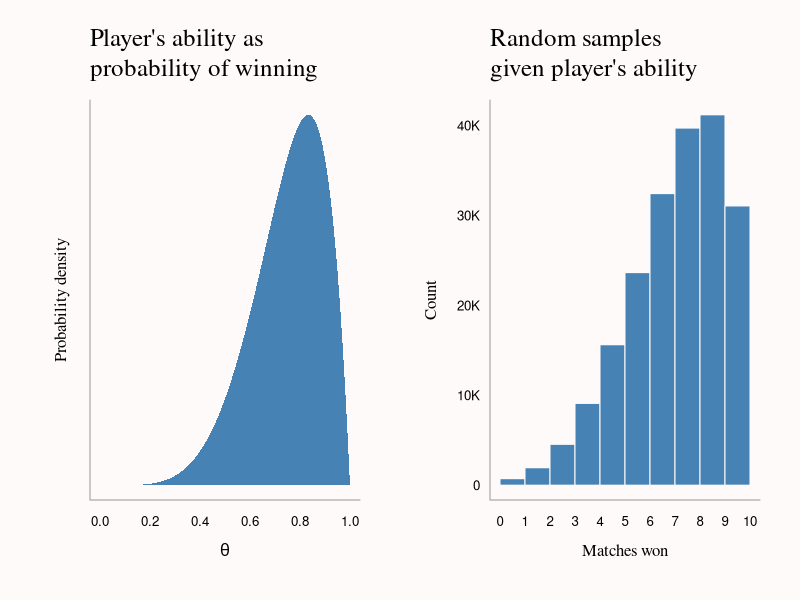
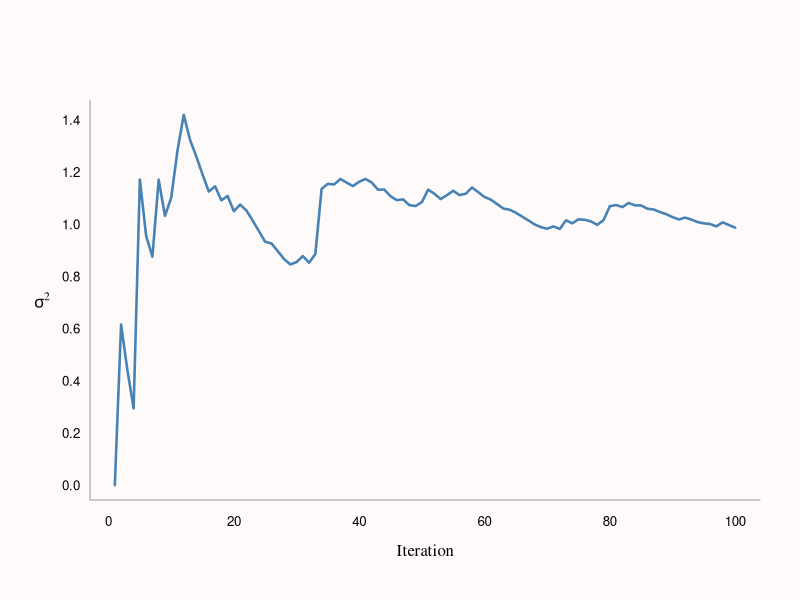
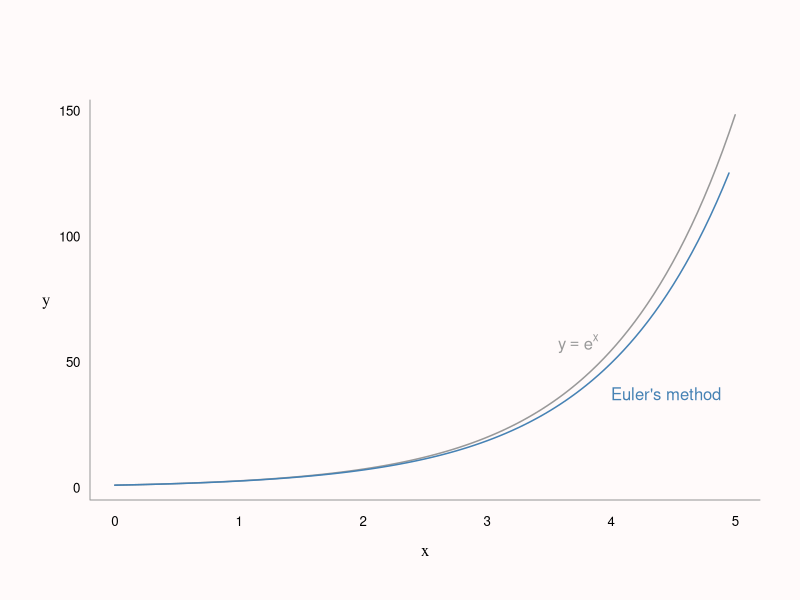
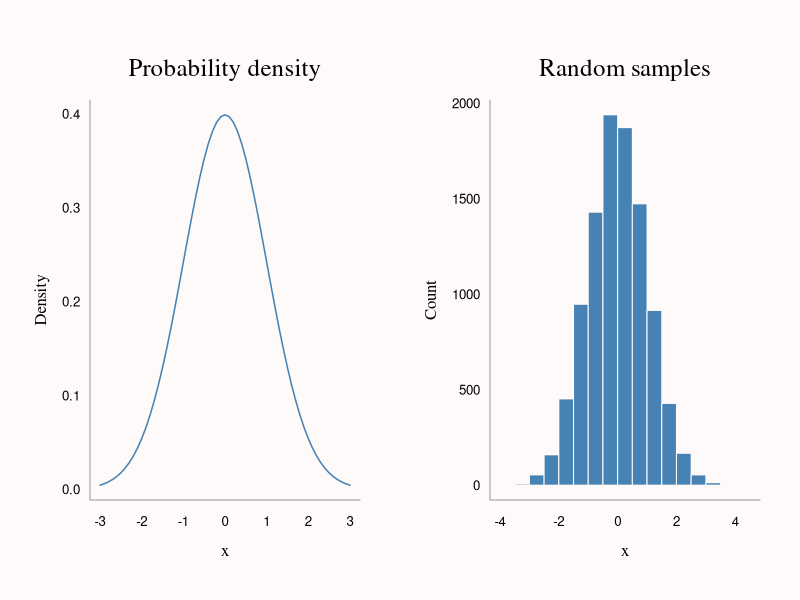
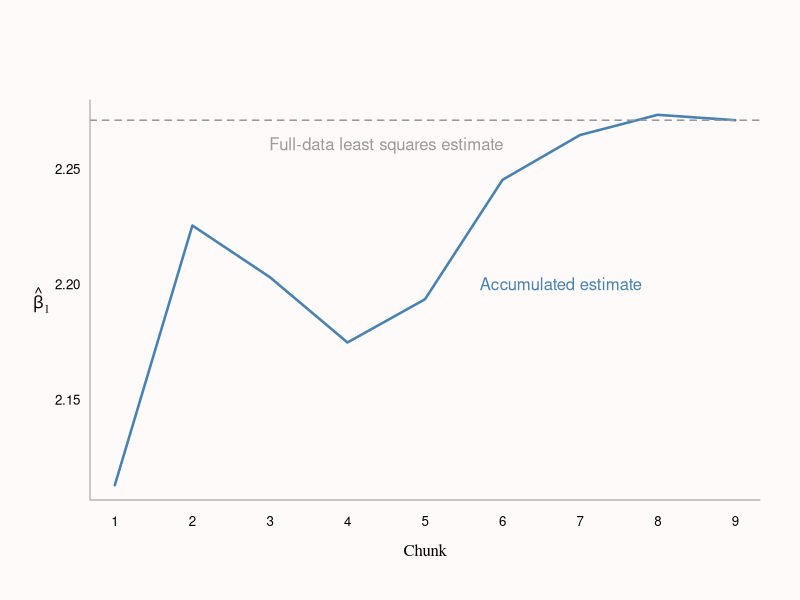
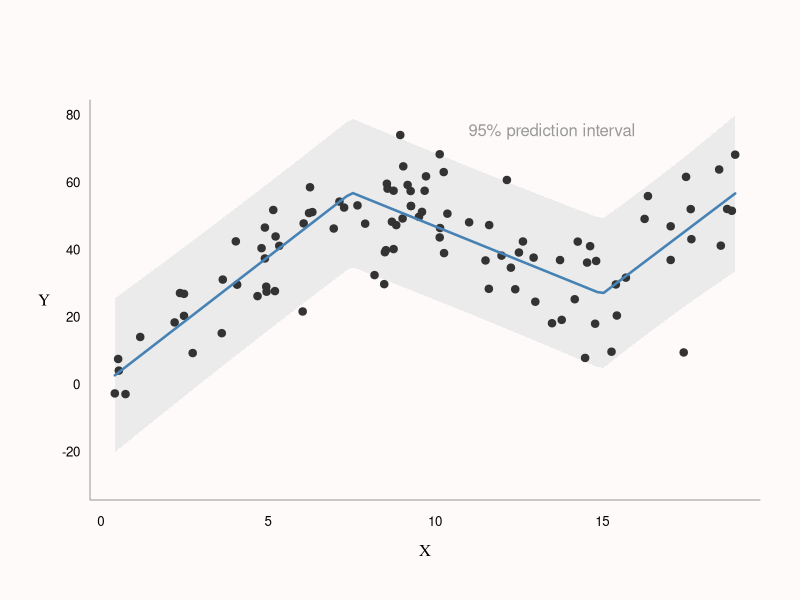
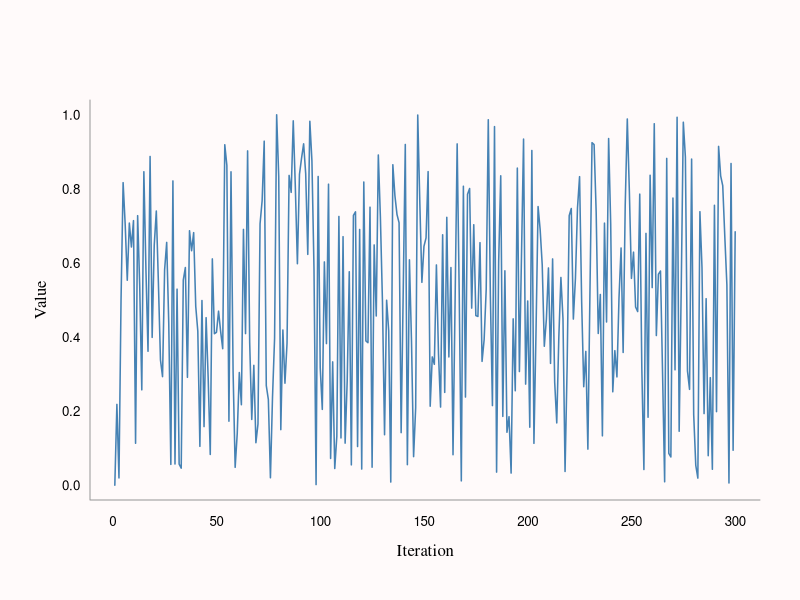

Reproduce these figures in R, in order.
## ---- chunk 1

knitr::opts_chunk$set(echo = TRUE, message=FALSE, warning=FALSE, 
                      fig.align='center', dev = 'svg')
knitr::opts_knit$set(global.par = TRUE)

## ---- chunk 2

library(colorspace)

col_bg <- 'snow'
col_highlight <- 'steelblue'
col_fade <- 'grey60'

par(bg = col_bg, las = 1, bty = 'L',
    mar = c(4.5, 4.5, 4, 2) + 0.1, cex.axis = 0.8)

## ---- chunk 3

y <- c(1, 1, 1, 1, 0, 1)
theta <- seq(0, 1, 0.01)

# Non-informative Beta(1, 1) prior + observed y and (n-y)
a <- 1 + sum(y)
b <- 1 + length(y) - sum(y)

# Calculate and normalize posterior
post <- dbeta(theta, a, b)
post <- post / sum(post)

# Draw random 1,000,000 samples:
n <- 1e6
theta_s <- rbeta(n, a, b) # ...of theta
y_s <- rbinom(n, 10, theta_s) # ...of wins out of 10 matches

## ---- chunk 4

par(mfrow = c(1, 2), mar = c(5, 4.5, 5, 2),
    bg = col_bg)

plot(theta, post, type = 'n', axes = FALSE, 
     xlab = '', ylab = '')
polygon(c(theta, rev(theta)),
        c(post, rep(0, length(theta))),
        col = col_highlight, border = NA)
axis(1, tick = FALSE, line = -0.5)
mtext(expression(theta), 1, line = 2, family = 'serif')
mtext('Probability density', 2, line = 1, family = 'serif', las = 0)
mtext("Player's ability as\nprobability of winning", 3, 
      line = 1, adj = 0, family = 'serif', cex = 1.5)
box(bty = 'L', col = col_fade)

hist(y_s, main = '', xlab = '', ylab = '', col = col_highlight,
     border = col_bg, axes = FALSE, breaks = 0:10)
axis(1, at = 0:10, tick = FALSE, line = -0.5)
axis(2, at = 0:4 * 5e4, labels = c(0, paste0(1:4 * 10, 'K')), 
     tick = FALSE, line = -0.5)
mtext('Matches won', 1, line = 2, family = 'serif')
mtext('Count', 2, line = 2.5, family = 'serif', las = 0)
mtext("Random samples\ngiven player's ability", 3, line = 1, 
      family = 'serif', adj = 0, cex = 1.5)
box(bty = 'L', col = col_fade)
par(mfrow = c(1, 1))

## ---- chunk 5

# Probs. of matches won
ps <- table(y_s) / sum(table(y_s))

# Cumulative probs. of winning at least X matches
cps <- cumsum(rev(ps)) # Have to reverse to count X or fewer

# Expected outcomes for each decision
tab <- cbind(Wins = 10:0,
      `Probability of X wins` = round(as.numeric(rev(ps)), 3), 
      `Probability of X or more wins` = round(as.numeric(cps), 3),
      Payoff = round(cps * (10:0) * 10 - 30, 2))

knitr::kable(tab, row.names = FALSE)

## ---- chunk 6
set.seed(123456)
x <- rnorm(100)
n <- seq_along(x)

cmu <- numeric(100)
cmu[1] <- x[1]
csumsq <- numeric(100)

# Compute cumulative variance (+ mean) via updating
for (i in 2:100) {
  cmu[i] <- (n[i - 1] * cmu[i - 1] + x[i]) / n[i] # Cumulative mean
  csumsq[i] <- csumsq[i - 1] +                    # Cumulative sum of squares
    (x[i] - cmu[i - 1]) * (x[i] - cmu[i])
}

csigma1 <- csumsq / (n - 1)
csigma1[1] <- 0

# Compute cumulative variance the effortful way
csigma2 <- numeric(100)
for (i in 2:100) {
  csigma2[i] <- var(x[1:i])
}

all.equal(csigma1, csigma2)

## ---- chunk 7

par(bg = col_bg)
plot(1:length(csigma1), csigma1, type = 'l', 
     col = col_highlight, lwd = 2.5, axes = FALSE,
     xlab = '', ylab = '')
axis(1, line = -0.5, tick = FALSE)
axis(2, line = -0.5, tick = FALSE)
box(bty = 'L', col = col_fade)
mtext('Iteration', 1, line = 2, family = 'serif')
mtext(expression(sigma^2), 2, line = 2, family = 'serif')

## ---- chunk 8

# Derivative of function y
dy <- function(y) y

# Inputs: derivative function, initial x, initial y, stepsize, length
euler <- function(dy = NULL, x0 = 0, y0 = 1, stepsize = 0.1, len = 100) {
  
  x <- numeric(len)
  y <- numeric(len)
  
  x[1] <- x0
  y[1] <- y0
  
  # Iterate: 1) increment x by stepsize
  #          2) increment y by stepsize times derivative
  for (i in 2:len) {
    x[i] <- x[i - 1] + stepsize
    y[i] <- y[i - 1] + stepsize * dy(y[i - 1])
  }

  # Return list of x's and y's
  list(x = x, y = y)
}

# Example
b <- euler(dy, stepsize = 0.05)
x <- seq(0, 5, length.out = 100)
## ---- chunk 9

plot(x, exp(x), type = 'l', xlab = '', ylab = '', 
     col = col_fade, axes = FALSE, lwd = 1.5)
lines(b$x, b$y, col = col_highlight, lwd = 1.5)
text(expression(y == e^x), 
     x = b$x[80] - 0.05, y = b$y[80] + 10, adj = 1, 
     col = col_fade)
text("Euler's method", 
     x = b$x[80] + 0.05, y = b$y[80] - 10, adj = 0, 
     col = col_highlight)
axis(1, tick = FALSE, line = -0.5)
axis(2, tick = FALSE, line = -0.5, las = 1)
mtext('x', 1, line = 2, family = 'serif')
mtext('y', 2, line = 2, family = 'serif')
box(bty = 'L', col = col_fade)

## ---- chunk 10

det_row <- function(mat) {
  
  nr <- nrow(mat)
  fact <- numeric(nr - 1)
  
  for (i in seq_len(nr - 1)) {
    # Normalize current row (1 in first column) & save the multiplication factor
    fact[i] <- mat[i, i]
    mat[i, ] <- mat[i, ] / mat[i, i]
    
    # Subtract multiples of current row from rows below (get all 0's)
    for (j in (i + 1):nr)
      mat[j, ] <- mat[j, ] - mat[j, i] * mat[i, ] 
  }
  # Take the product of mult. factors & the last (unscaled) value in the matrix 
  prod(fact) * mat[nr, nr]
}

# Example

set.seed(123456)
mat <- matrix(sample(1:9), ncol = 3)

c(det_row(mat), det(mat))

## ---- chunk 11
set.seed(123456)
# Same result as sample(1:9, 100, replace = TRUE)
ceiling(runif(20, 0, 9))

n <- 1e7
t1 <- system.time(ceiling(runif(n, 0, 9))) # Almost 2 x faster
t2 <- system.time(sample(1:9, n, replace = TRUE))

knitr::kable(rbind(t1, t2)[, 1:3])
## ---- chunk 12

fit <- lm(mpg ~ wt, data = mtcars) # Good old boring mtcars data

y <- mtcars$mpg
preds <- fitted(fit) # Predicted values
h <- hatvalues(fit) # Leverages

# Hat values from scratch:
# X <-matrix(c(rep(1, 32), mtcars$wt), ncol = 2)
# h <- diag(X %*% solve(t(X) %*% X) %*% t(X)) 

# Almost MSE but each diff divided by (1 - h) before squaring
mse_gcv <- sum(((y - preds) / (1 - h))^2) / length(y) 

se_cv <- numeric(length(y))

for (i in seq_along(y)) {
  fit <- lm(mpg ~ wt, data = mtcars[-i, ])
  se_cv[i] <- (y[i] - predict(fit, newdata = mtcars[i, ]))^2
}

mse_cv <- mean(se_cv)

c(GCV = mse_gcv, `LOO-CV` = mse_cv) # identical

## ---- chunk 13

# Probability density function (normal)
pdf <- function(x) (1 / sqrt(2 * pi)) * exp(-1/2 * (x)^2)

# ...suppose we didn't have rnorm() but had the pdf() above

# Use R's numerical integration to make a CDF
cdf <- function(x) {
  integrate(pdf, 0, x)[[1]]
}

# Make inverse CDF by numeric approximation (linear)
cumdens <- sapply(seq(0.01, 5, 0.01), cdf)
icdf <- approxfun(cumdens, seq(0.01, 5, 0.01))

# Draw random samples & transform via ICDF (+ flip sign)
samples <- runif(10000, 0, 0.5)
x <- icdf(samples) * ifelse(runif(1000, 0, 2) > 1, 1, -1)
## ---- chunk 14

par(mfrow = c(1, 2))
plot(seq(-3, 3, 0.1), pdf(seq(-3, 3, 0.1)), type = 'l',
     xlab = '', ylab = '', main = '',  axes = FALSE,
     col = col_highlight, lwd = 1.5)
axis(1, tick = FALSE, line = -0.5)
axis(2, tick = FALSE, line = -0.5)
mtext('x', 1, line = 2, family = 'serif')
mtext('Density', 2, line = 2, family = 'serif', las = 0)
mtext('Probability density', 3, line = 1, family = 'serif', cex = 1.5)
box(col = col_fade)

hist(x, main = '', xlab = '', ylab = '', col = col_highlight,
     border = col_bg, axes = FALSE)
axis(1, tick = FALSE, line = -0.5)
axis(2, tick = FALSE, line = -0.5)
mtext('x', 1, line = 2, family = 'serif')
mtext('Count', 2, line = 2.5, family = 'serif', las = 0)
mtext('Random samples', 3, line = 1, family = 'serif', cex = 1.5)
box(col = col_fade)
par(mfrow = c(1, 1))

## ---- chunk 15
# Simulate data
set.seed(123456)
N <- 200
X <- matrix(c(rep(1, N),
              round(runif(N, 1, 10), 2)), 
            ncol = 2)
beta <- c(1.25, -0.5)

eta <- X %*% beta
p <- 1 / (1 + exp(-eta)) 
y <- as.numeric(p > runif(N))

sig <- function(x) 1 / (1 + exp(-x)) # Sigmoid function
getR <- function(b) {                # Diagonal matrix of weights
  diag(c(sig((X %*% b)) * sig((1 - X %*% b))))
}

beta_old <- c(Inf, Inf)
beta_new <- c(0, 0)

# IRLS algorithm - while the difference between the old and the updated
# fit is greater than tolerance, keep refitting the modified least squares
while (sum(abs(beta_old - beta_new)) > 1e-06) {
  beta_old <- beta_new
  R <- getR(beta_old)
  z <- X %*% beta_old - solve(R) %*% (sig(X %*% beta_old) - y)
  beta_new <- solve(t(X) %*% R %*% X) %*% t(X) %*% R %*% z
}

# Same results as glm()
rbind(c(beta_new), coef(glm(y ~ X[, 2], family = 'binomial')))

## ---- chunk 16
set.seed(123456)
X <- matrix(c(rep(1, 100),                       # Predictor matrix
              floor(runif(100, 0, 10)),
              floor(runif(100, 0, 10))), ncol = 3)
beta <- c(-0.5, 2.25, -1)                        # Predictor slopes
y <- X %*% beta + rnorm(100, 0, 1)               

XtX <- matrix(0, 3, 3)                           # Initialize empty
XtY <- matrix(0, 3, 1)                           # XtX and XtY matrices

beta_i <- matrix(0, 3, 9)

for (i in 0:9) {
  m1 <- t(X[i * 10 + 1:10, ]) %*% X[i * 10 + 1:10, ] # Compute XtX and XtY
  m2 <- t(X[i * 10 + 1:10, ]) %*% y[i * 10 + 1:10, ] # on chunks of data
 
  XtX <- XtX + m1      # Accumulate results
  XtY <- XtY + m2
  
  beta_i[, i] <- solve(XtX) %*% XtY
}

solve(XtX) %*% XtY                  # Using the chunking method
solve(t(X) %*% X) %*% t(X) %*% y    # Your usual least-squares

## ---- chunk 17

coef1 <- solve(t(X) %*% X) %*% t(X) %*% y

par(bg = col_bg)
plot(1:9, beta_i[2, ], type = 'l', 
     col = col_highlight, lwd = 2.5, axes = FALSE,
     xlab = '', ylab = '')
abline(h = coef1[2, 1], lty = 'dashed', col = col_fade, lwd = 1.5)
text(x = 4.5, y = 2.26, labels = 'Full-data least squares estimate', 
     col = col_fade)
text(x = 6.75, y = 2.20, labels = 'Accumulated estimate', col = col_highlight)
axis(1, at = 1:9, line = -0.5, tick = FALSE)
axis(2, line = -0.5, tick = FALSE)
box(bty = 'L', col = col_fade)
mtext('Chunk', 1, line = 2, family = 'serif')
mtext(expression(hat(beta)[1]), 2, line = 2, family = 'serif')

## ---- chunk 18
n <- 100
x <- round(runif(n, 0, 19), 2)

tau <- c(7.5, 15) # Knots
X <- cbind(x, pmax(outer(x, tau, '-'), 0)) # If x > knot, diff from knot, else 0
betas <- c(5, -10, 10) # Coefficients

y <- 0 + 2 * x + X %*% betas + rnorm(n, 0, 10)

fit1 <- lm(y ~ ., data = data.frame(X))
coef1 <- coef(fit1)

newx <- seq(min(x), max(x), length.out = 100)
newX <- cbind(newx, pmax(outer(newx, tau, '-'), 0))
colnames(newX) <- c('x', 'V2', 'V3')

#newy <- coef1[1] + newX %*% coef1[-1]
newy <- predict(fit1, data.frame(newX), type = 'response',
                interval = 'prediction')

## ---- chunk 19

par(bg = col_bg)
plot(x, y, type = 'n', axes = FALSE, xlab = '', ylab = '',
     ylim = c(-30, 80))
polygon(c(newx, rev(newx)),
        c(newy[, 2], rev(newy[, 3])),
        border = NA, col = 'grey92')
points(x, y, pch = 19, col = 'grey20')
lines(newx, newy[, 1], col = col_highlight, lwd = 2.5)
text(13.5, 75, label = '95% prediction interval', col = col_fade)
axis(1, tick = FALSE, line = -0.5)
axis(2, tick = FALSE, line = -0.5, las = 1)
box(bty = 'L', col = 'grey60')
mtext('X', 1, line = 2, family = 'serif')
mtext('Y', 2, line = 2, family = 'serif')

## ---- chunk 20

s0 <- 1
a <- 1597
b <- 51749
M <- 244944

nsamples <- 300

s <- numeric(nsamples)
s[1] <- s0

for (i in 2:nsamples) {
  s[i] = (a * s[i - 1] + b) %% M
}

s <- s / max(s)
## ---- chunk 21

plot(1:nsamples, s, type = 'l',
     xlab = '', ylab = '', 
     col = col_highlight, lwd = 1.5,
     axes = FALSE)
axis(1, tick = FALSE, line = -0.5)
axis(2, tick = FALSE, line = -0.5)
mtext('Iteration', 1, line = 2, family = 'serif')
mtext('Value', 2, line = 2, family = 'serif', las = 0)
box(col = col_fade)

## ---- chunk 22
set.seed(123456)
n <- 10
p <- 3

X <- matrix(c(rep(1, n),                   # Predictor matrix
              round(runif(n, 0, 5), 2),
              round(runif(n, 0, 5), 2)),
            ncol = p)
beta <- c(-0.5, 1.5, -3)                   # Predictor slopes

y <- X %*% beta + rnorm(n)
fit1 <- lm(y ~ X - 1)

XtX <- t(X) %*% X
y_hat <- X %*% solve(XtX) %*% t(X) %*% y    # Predicted values
sse <- sum((y - y_hat)^2)                   # Sum of squared residuals
s2 <- sse / (n - p)                         # Sample estimate of variance

vcov1 <- vcov(fit1)
vcov2 <- solve(XtX) * s2

all(round(vcov1, 10) == round(vcov2, 10))

vcov2

rbind(sqrt(diag(vcov2)), summary(fit1)[[4]][, 2])
